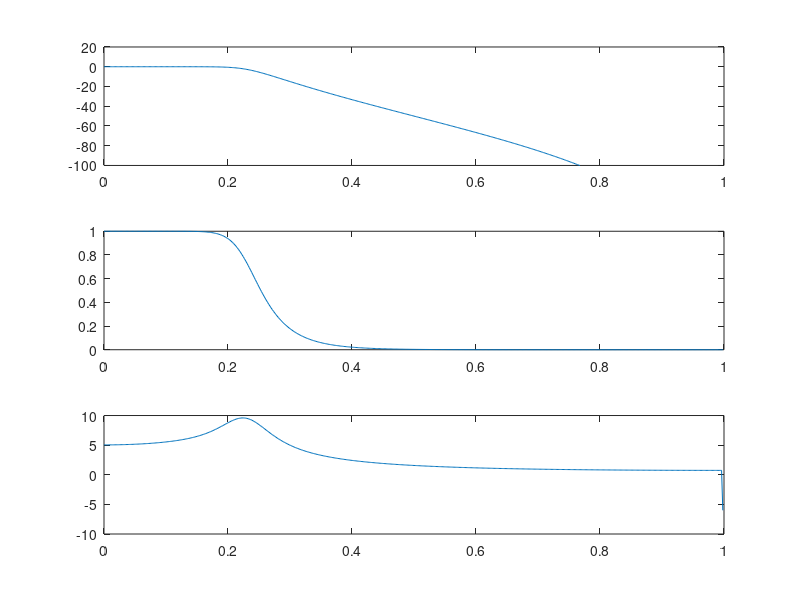

MATLAB code to generate this figure: (Note: this script raises an error after producing the figure.)
% specifications
wp = 0.2*pi;
ws = 0.3*pi;
d1 = 0.89125;
d2 = 0.17783;

Td = 1;
Wp = tan(wp/2);% INSERT CODE HERE
Ws =tan(ws/2); % INSERT CODE HERE

% parameter calculation
% solve 2x2 system for (N,Wc)
% DO NOT insert specific values but only code that does the work
%Wc = % INSERT CODE HERE

% evresh tou N me dikia mou eksiswsi
e=sqrt((1/(power(d1,2)))-1);
A=1/d2;
K=Ws/Wp;
K1=e/(sqrt(power(A,2)-1));
N =abs(log10(1/K1)/log10(1/K));
disp(['[me dikia mou oilopoihsi]  order butterworth N= ', num2str(N)]);

%sumfwna me thn eksiswsi tou vivliou
N1=(log10((power(1/d2,2)-1)/(power(1/d1,2)-1)))/(2*log10(Ws/Wp));
disp(['[apo eksisosi vivliou] order butterworth N= ', num2str(N1)]);

% N must be an integer
N = ceil(N);

% equation: 7.32b of Greek version of O&S again to find Wc for the integer N
%Wc = % INSERT CODE HERE
tmp=1/d2;
Wc =(Ws*2)/nthroot(power(tmp,2)-1,12);
disp(['new Wc = ', num2str(Wc)]);
% poles
k = 0:2*N-1;
sk = Wc.*exp((j*pi/12).*(2.*k+N-1));

% get only the upper LHP poles: sigma_k <0 & W_k >0
sk = sk(2:7);

% Continuous time filter:
B = Wc^N;
A1 = conv([1 -sk(1)], [1 -conj(sk(1))]);
A2 =conv([1 -sk(2)], [1 -conj(sk(2))]); % INSERT CODE HERE
A3 =conv([1 -sk(3)], [1 -conj(sk(3))]); % INSERT CODE HERE
temp = conv(A1, A2);
A=conv(temp,A3);



[Bz,Az] = bilinear(B, A, 1/Td);
[H,w] = freqz(Bz, Az, 512);% INSERT CODE HERE
[Gd,w]=grpdelay(Bz, Az, 512); % INSERT CODE HERE

figure(3);
subplot(311);plot(w/pi,20*log10(abs(H)));  % Divide with pi for easier check
axis([0 1 -100 20]);
subplot(312);plot(w/pi,abs(H));
axis([0 1 0 1]);
subplot(313);plot(w/pi,Gd);


[s,fs] = wavread('/home/klodjan/MEGA/simeiosis/HY370/Laborator_5/speech.wav');
%soundsc(s, fs);

y=filter(Bz,Az,s);
soundsc(y, fs);